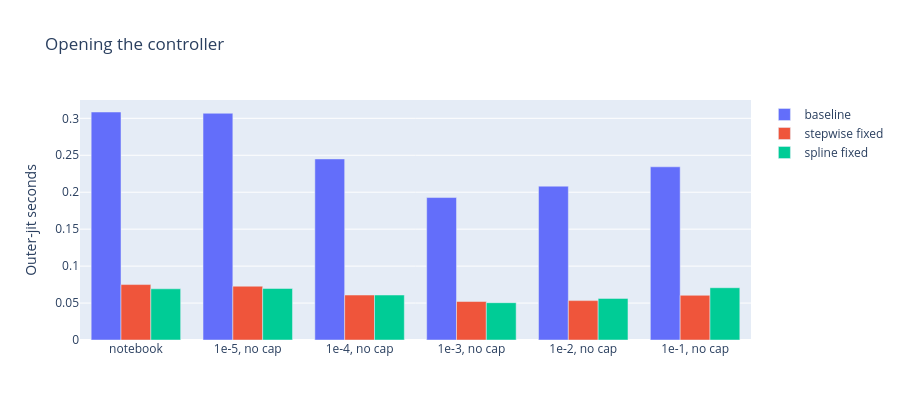
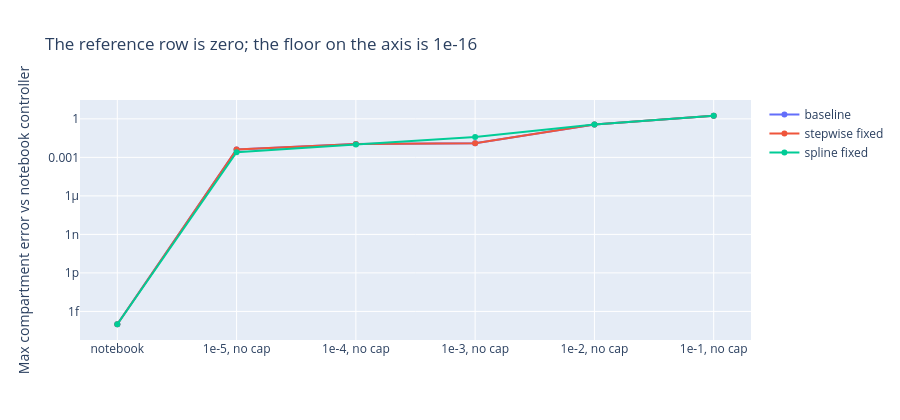

The notebook cell these images were saved under, in order:
### Markdown cell above
## How loose the controller can be

The table above is the notebook controller: `rtol = atol = 1e-5` and `dtmax = 1`. This section asks how much of the remaining time is the controller being careful. The cap comes off, and both tolerances move together through `1e-5`, `1e-4`, `1e-3`, `1e-2` and `1e-1`. `max_steps` stays 4 000. The initial step stays 0.1.

The clock is the outer jit from the previous section, on `BASE_PARAMS`, not the six draws. Each mixing is compared with itself at the notebook controller, so a loose spline is not being judged against the baseline field. The error is the largest change in any compartment, divided by the larger of the reference value and one person, so an empty compartment cannot dominate. The population column is the same ratio for the sum of compartments at the worst saved year.

A row is marked plausible when that compartment error stays under 1%, the population error stays under 1%, every value is finite, and no compartment drops below minus one person. Those cuts are a reading of this table, not a calibration tolerance.

That flag stays on only for the notebook controller and for the same tolerances with the cap removed. Taking `dtmax` off at `1e-5` does not buy time: the baseline stays at 0.34 s, stepwise at 0.08 s, spline at 0.07 s. The compartment move from dropping the cap is 0.4% for the two discontinuous matrices and 0.25% for the spline.

The next two settings miss the flag by a little and are still the same trajectory. At `1e-4` and `1e-3` the baseline and the stepwise matrix stay within 1.3% of their notebook solve, the population within 0.2%, and no compartment goes negative. The clock bottoms out there, on stepwise at `1e-3`: 0.055 s, against 0.081 s with the notebook controller. The spline is in that group at `1e-4` (0.063 s, just over 1%) and leaves it at `1e-3` (3.9%, and a compartment slightly negative).

`1e-2` is where the solve stops being the notebook solve. The largest compartment moves by 36% and a compartment goes negative. `1e-1` is worse, 175% with compartments hundreds to thousands of people below zero, and slower, because rejected steps climb back up. Opening the controller past `1e-3` does not make this model faster.

The fastest row that still looks like the notebook solve is the stepwise matrix, no cap, `rtol = atol = 1e-3`, at 0.055 s. The strict 1% reading only allows the `1e-5` rows, and those are no faster than the table above. The baseline never gets under about 0.24 s, even on the rows that have already left the trajectory.

### Code cell
from vacf.solvers import dopri5


GRID = (
    ("notebook", 1e-5, 1.0),
    ("1e-5, no cap", 1e-5, None),
    ("1e-4, no cap", 1e-4, None),
    ("1e-3, no cap", 1e-3, None),
    ("1e-2, no cap", 1e-2, None),
    ("1e-1, no cap", 1e-1, None),
)


def _solver(compiled, rtol, dtmax):
    return dict(
        t0=0.0,
        t1=float(N_TIMES),
        dt=0.1,
        solver=dopri5(rtol=float(rtol), atol=float(rtol), dtmax=dtmax),
        max_steps=4_000,
        save=save_plan(compiled),
    )


def _departure(got, ref):
    got = np.asarray(got)
    ref = np.asarray(ref)
    scale = np.maximum(np.abs(ref), 1.0)
    point = np.abs(got - ref) / scale
    pop_ref = ref.sum(axis=1)
    pop_got = got.sum(axis=1)
    pop = np.abs(pop_got - pop_ref) / np.maximum(np.abs(pop_ref), 1.0)
    return float(point.max()), float(pop.max()), bool(np.isfinite(got).all()), float(got.min())


def _loose(label, mixing, attach):
    compiled = compile_model(mixing=mixing)
    scalars = theta(BASE_PARAMS)
    reference = None
    rows = []
    for name, rtol, dtmax in GRID:
        kwargs = _solver(compiled, rtol, dtmax)

        def run_jit(values, kwargs=kwargs):
            params = dict(BASE_PARAMS)
            params["bg_mixing"], params["a_spread"], params["pc_strength"] = values
            data = compiled.run(attach(params), **kwargs)["compartments"].values.data
            return data

        wrapped = jax.jit(run_jit)
        jax.block_until_ready(wrapped(scalars))
        started = time.perf_counter()
        got = wrapped(scalars)
        jax.block_until_ready(got)
        elapsed = time.perf_counter() - started
        if reference is None:
            reference = np.asarray(got)
            max_rel, pop_rel, finite, lowest = 0.0, 0.0, True, float(reference.min())
        else:
            max_rel, pop_rel, finite, lowest = _departure(got, reference)
        result = compiled.run(attach(dict(BASE_PARAMS)), **kwargs)
        steps = int(result.solver.num_steps)
        rejected = int(result.solver.num_rejected_steps)
        plausible = finite and lowest >= -1.0 and max_rel <= 0.01 and pop_rel <= 0.01
        rows.append(
            (label, name, elapsed, steps, rejected, max_rel, pop_rel, lowest, plausible)
        )
    return rows


loose = []
loose += _loose("baseline", None, lambda params: params)
loose += _loose(
    "stepwise fixed", mixing_table(step), lambda params: with_table(step, params)
)
loose += _loose(
    "spline fixed", mixing_spline(spline), lambda params: with_curve(spline, params)
)

print(
    f"{'mixing':<16}{'controller':<14}{'jit s':>8}{'steps':>8}{'rej':>6}"
    f"{'max rel':>10}{'pop rel':>10}{'min':>9}{'ok':>4}"
)
for label, name, elapsed, steps, rejected, max_rel, pop_rel, lowest, plausible in loose:
    flag = "yes" if plausible else "no"
    print(
        f"{label:<16}{name:<14}{elapsed:8.3f}{steps:8d}{rejected:6d}"
        f"{max_rel:10.2e}{pop_rel:10.2e}{lowest:9.2f}{flag:>4}"
    )

order = [name for name, *_ in GRID]
figure = go.Figure()
for label in ("baseline", "stepwise fixed", "spline fixed"):
    subset = [row for row in loose if row[0] == label]
    figure.add_trace(
        go.Bar(name=label, x=[row[1] for row in subset], y=[row[2] for row in subset])
    )
figure.update_layout(
    barmode="group",
    yaxis_title="Outer-jit seconds",
    title="Opening the controller",
    height=420,
)
figure.show()

error = go.Figure()
for label in ("baseline", "stepwise fixed", "spline fixed"):
    subset = [row for row in loose if row[0] == label]
    error.add_trace(
        go.Scatter(
            name=label,
            x=[row[1] for row in subset],
            y=[max(row[5], 1e-16) for row in subset],
            mode="lines+markers",
        )
    )
error.update_layout(
    yaxis_type="log",
    yaxis_title="Max compartment error vs notebook controller",
    title="The reference row is zero; the floor on the axis is 1e-16",
    height=420,
)
error.show()

### Figure 1 — Plotly figure (JSON) as saved in the notebook; plotly's stock layout.template omitted (floating-point values rounded to 4 significant figures)
{"data": [{"name": "baseline", "type": "bar", "x": ["notebook", "1e-5, no cap", "1e-4, no cap", "1e-3, no cap", "1e-2, no cap", "1e-1, no cap"], "y": [0.3086, 0.3068, 0.245, 0.1928, 0.2082, 0.2344]}, {"name": "stepwise fixed", "type": "bar", "x": ["notebook", "1e-5, no cap", "1e-4, no cap", "1e-3, no cap", "1e-2, no cap", "1e-1, no cap"], "y": [0.07501, 0.0728, 0.06084, 0.05207, 0.05329, 0.06049]}, {"name": "spline fixed", "type": "bar", "x": ["notebook", "1e-5, no cap", "1e-4, no cap", "1e-3, no cap", "1e-2, no cap", "1e-1, no cap"], "y": [0.06928, 0.06972, 0.06086, 0.05047, 0.05633, 0.07074]}], "layout": {"barmode": "group", "height": 420, "title": {"text": "Opening the controller"}, "yaxis": {"title": {"text": "Outer-jit seconds"}}}}

### Figure 2 — Plotly figure (JSON) as saved in the notebook; plotly's stock layout.template omitted (floating-point values rounded to 4 significant figures)
{"data": [{"mode": "lines+markers", "name": "baseline", "type": "scatter", "x": ["notebook", "1e-5, no cap", "1e-4, no cap", "1e-3, no cap", "1e-2, no cap", "1e-1, no cap"], "y": [1e-16, 0.004082, 0.01101, 0.01247, 0.3596, 1.746]}, {"mode": "lines+markers", "name": "stepwise fixed", "type": "scatter", "x": ["notebook", "1e-5, no cap", "1e-4, no cap", "1e-3, no cap", "1e-2, no cap", "1e-1, no cap"], "y": [1e-16, 0.004082, 0.01101, 0.01247, 0.3596, 1.746]}, {"mode": "lines+markers", "name": "spline fixed", "type": "scatter", "x": ["notebook", "1e-5, no cap", "1e-4, no cap", "1e-3, no cap", "1e-2, no cap", "1e-1, no cap"], "y": [1e-16, 0.00254, 0.01002, 0.03924, 0.3596, 1.746]}], "layout": {"height": 420, "title": {"text": "The reference row is zero; the floor on the axis is 1e-16"}, "yaxis": {"title": {"text": "Max compartment error vs notebook controller"}, "type": "log"}}}
